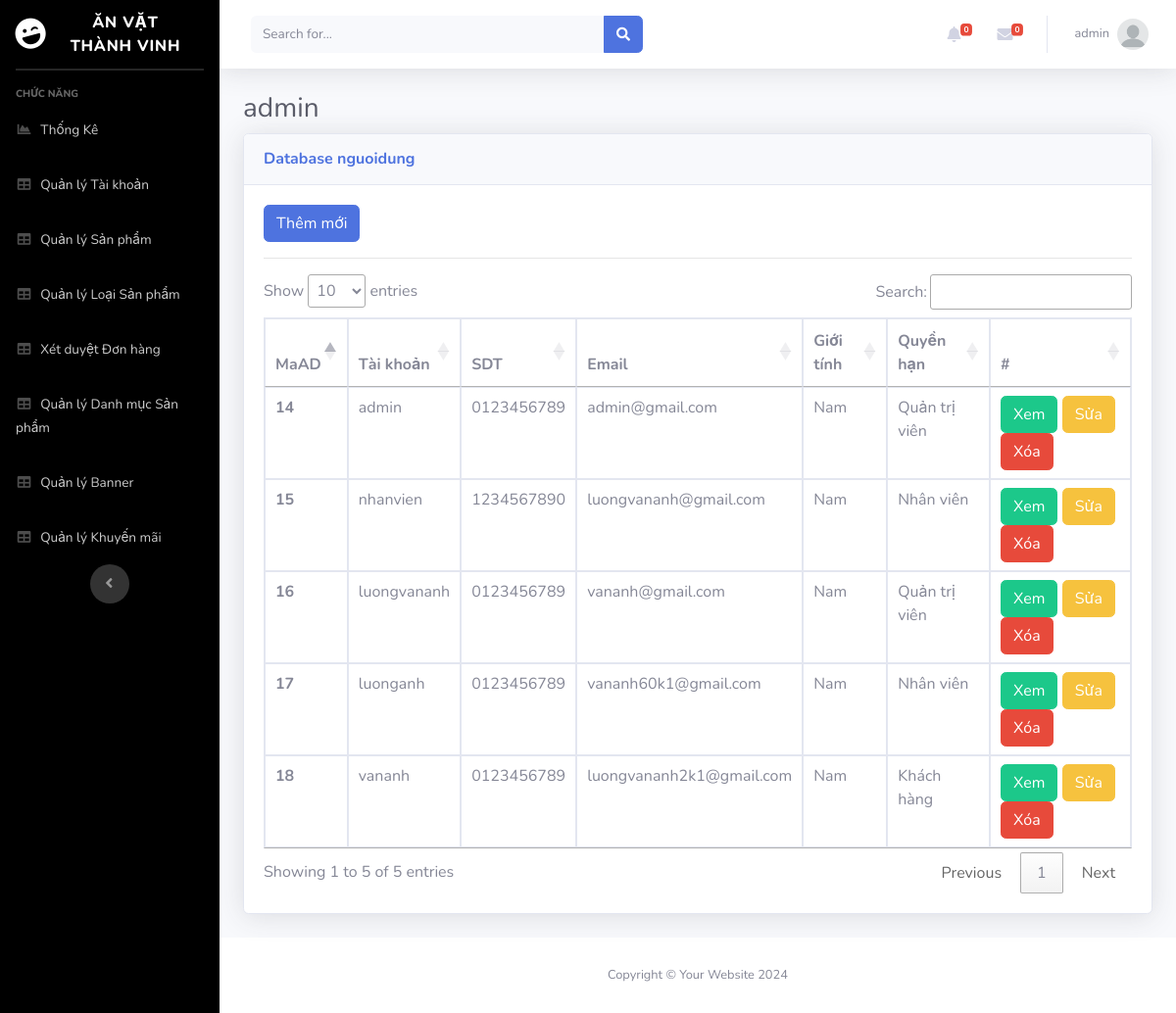
Screenshot of /Admin/index.php?mod=nguoidung (signed in) with the database file from the repository.
### tables this page shows
CREATE TABLE `nguoidung` (
  `MaND` int(11) NOT NULL,
  `Ho` varchar(20) NOT NULL,
  `Ten` varchar(20) NOT NULL,
  `GioiTinh` varchar(10) NOT NULL,
  `SDT` varchar(20) DEFAULT NULL,
  `Email` varchar(50) NOT NULL,
  `DiaChi` varchar(200) NOT NULL,
  `TaiKhoan` varchar(100) NOT NULL,
  `MatKhau` varchar(100) NOT NULL,
  `MaQuyen` int(11) NOT NULL,
  `TrangThai` int(11) NOT NULL
);

### Admin/MVC/controllers/NguoiDungController.php (called while the page is built, shortened)
<?php
class NguoiDungController
{
    var $nguoidung_model;
    public function __construct()
    {
        $this->nguoidung_model = new nguoidung();
    }
    public function list()
    {
        $data = $this->nguoidung_model->All();
        require_once("MVC/Views/Admin/index.php");
    }
}

### Admin/MVC/Models/connection.php (called while the page is built, shortened)
<?php
    class Connection{
        function __construct()
        {
            $severname ="localhost";
            $username ="root";
            $password ="";
            $db_name ="bandoan";
            $this->conn = new mysqli($severname,$username,$password,$db_name);
        }
    }
?>

### Admin/MVC/Models/model.php (called while the page is built, shortened)
<?php
require_once("connection.php");
class Model
{
    var $table;
    var $contens;
    function __construct()
    {
        $conn_obj = new Connection();
        $this->conn = $conn_obj->conn;
    }
    function All()
    {
        $query = "select * from $this->table ORDER BY $this->contens DESC ";
        require("result.php");
        return $data;
    }
}

### Admin/MVC/Models/result.php (called while the page is built)
<?php
$result = $this->conn->query($query);
$data = array();
while ($row = $result->fetch_assoc()) {
    $data[] = $row;
}
?>

### Admin/MVC/Views/nguoidung/list.php (the view, shortened to what this page needs)
<?php if (isset($_SESSION['isLogin_Admin']) && $_SESSION['isLogin_Admin'] == true) { ?>
<a href="?mod=nguoidung&act=add" type="button" class="btn btn-primary">Thêm mới</a>
<?php } ?>
<hr>
<table class="table table-bordered" id="dataTable" width="100%" cellspacing="0">
  <thead>
    <tr>
      <th scope="col">MaAD</th>
      <th scope="col">Tài khoản</th>
      <th scope="col">SDT</th>
      <th scope="col">Email</th>
      <th scope="col">Giới tính</th>
      <th scope="col">Quyền hạn</th>
      <th>#</th>
    </tr>
  </thead>
  <tbody>
    <?php foreach ($data as $row) { ?>
      <tr>
        <th scope="row"><?= $row['MaND'] ?></th>
        <td><?= $row['TaiKhoan'] ?></td>
        <td><?= $row['SDT'] ?></td>
        <td><?= $row['Email'] ?></td>
        <td><?= $row['GioiTinh'] ?></td>
        <td>
          <?php
          if ($row['MaQuyen'] == 2) {
            echo 'Quản trị viên';
          } else {
            if ($row['MaQuyen'] == 1) {
              echo 'Khách hàng';
            } else {
              echo 'Nhân viên';
            }
          }
          ?>
        </td>
        <td>
          <a href="?mod=nguoidung&act=detail&id=<?= $row['MaND'] ?>" type="button" class="btn btn-success">Xem</a>
          <?php if (isset($_SESSION['isLogin_Admin']) && $_SESSION['isLogin_Admin'] == true) { ?>
          <a href="?mod=nguoidung&act=edit&id=<?= $row['MaND'] ?>" type="button" class="btn btn-warning">Sửa</a>
          <a href="?mod=nguoidung&act=delete&id=<?= $row['MaND'] ?>" onclick="return confirm('Bạn có thật sự muốn xóa ?');" type="button" class="btn btn-danger">Xóa</a>
          <?php }?>
        </td>
      </tr>
    <?php } ?>
  </tbody>
</table>

### rows the page displays
nguoidung: MaND "18", TaiKhoan "vananh", SDT "0123456789", Email "luongvananh2k1@gmail.com", GioiTinh "Nam", shows "Khách hàng"
nguoidung: MaND "17", TaiKhoan "luonganh", SDT "0123456789", Email "vananh60k1@gmail.com", GioiTinh "Nam", shows "Nhân viên"
nguoidung: MaND "16", TaiKhoan "luongvananh", SDT "0123456789", Email "vananh@gmail.com", GioiTinh "Nam", shows "Quản trị viên"
nguoidung: MaND "15", TaiKhoan "nhanvien", SDT "1234567890", Email "luongvananh@gmail.com", GioiTinh "Nam", shows "Nhân viên"
nguoidung: MaND "14", TaiKhoan "admin", SDT "0123456789", Email "admin@gmail.com", GioiTinh "Nam", shows "Quản trị viên"

### other values shown
$_SESSION['login']['TaiKhoan'] "admin"
$mod "nguoidung"
